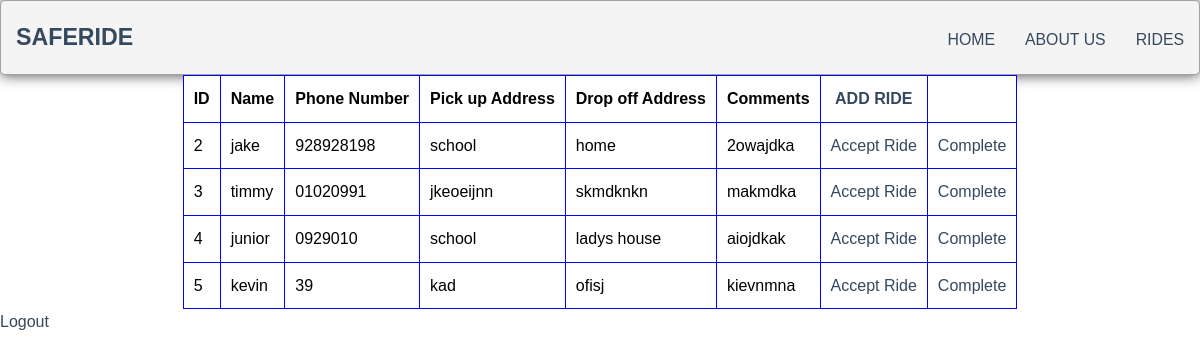
Page /ControlPanel (signed in) on the committed database.
### main.py (models this page shows)
class Rides(db.Model):
    id = db.Column(db.Integer, primary_key=True)
    name = db.Column(db.String(80))
    phone = db.Column(db.String(80))
    pickup = db.Column(db.String(80))
    dropoff = db.Column(db.String(80))
    comments = db.Column(db.String(80))

### main.py (the view)
@app.route('/ControlPanel')
@login_required
def driver():
    ride = Rides.query.all()
    return render_template("driver.html", ride=ride)

### main.py (called while the page is built)
@login_manager.user_loader
def user_loader(uid):
    user = Driver.query.get(uid)
    return user

### templates/driver.html (shortened to what this page needs)
{% extends "base.html" %}
{% block body %}
<table>
  <tr>
    <th>ID</th>
    <th>Name</th>
    <th>Phone Number</th>
    <th>Pick up Address</th>
    <th>Drop off Address</th>
    <th>Comments</th>
    <th><a href="/">ADD RIDE</a></th>
  </tr>
{% for i in ride %}
    <tr>
    <td>{{i.id}}</td>
    <td> {{i.name}}</td>
    <td> {{i.phone}}  </td>
    <td> {{i.pickup}}  </td>
    <td> {{i.dropoff}} </td>
    <td> {{i.comments}}  </td>
    <td><a href="/Accept/{{i.id}}">Accept Ride</a></td>
    <td><a href="/ControlPanel/{{i.id}}">Complete</a></td>
    </tr>
{% endfor %}
</table>
<a id="logout" href="/logout">Logout</a>
{% endblock %}

### templates/base.html (shortened to what this page needs)
<!DOCTYPE html>
<html lang="en">
<head>
</head>
<body>
<header class="header">
		<h1 class="logo"><a href="/">SafeRide</a></h1>
        <ul class="main-nav">
          <li><a href="/">Home</a></li>
          <li><a href="/AboutUs">About Us</a></li>
          <li><a href="/rides">Rides</a></li>
        </ul>
	</header>
    {% block body %}
    {% endblock %}
</body>
</html>

### templates/base.html (style rules this page uses)
* { box-sizing: border-box; }
body { font-family: 'Montserrat', sans-serif; line-height: 1.6; margin: 0; min-height: 100vh; }
ul { margin: 0; padding: 0; list-style: none; }
h2, h3, a { color: #34495e; }
a { text-decoration: none; }
.logo { margin: 0; font-size: 1.45em; }
.main-nav { margin-top: 5px; }
.logo a, .main-nav a { padding: 10px 15px; text-transform: uppercase; text-align: center; display: block; }
.main-nav a { color: #34495e; font-size: .99em; }
.header { padding-top: .5em; padding-bottom: .5em; border: 1px solid #a2a2a2; background-color: #f4f4f4; -webkit-box-shadow: 0px 0px 14px 0px rgba(0,0,0,0.75); -moz-box-shadow: 0px 0px 14px 0px rgba(0,0,0,0.75); box-shadow: 0px 0px 14px 0px rgba(0,0,0,0.75); -webkit-border-radius: 5px; -moz-border-radius: 5px; border-radius: 5px; }
@media (min-width: 769px) { .header, .main-nav { display: flex; } }
@media (min-width: 1025px) { .header { flex-direction: row; justify-content: space-between; } }

### templates/driver.html (style rules this page uses)
table { border-collapse: collapse; margin-left: auto; margin-right: auto; }
table, th, td { border: 1px solid blue; background-color:white; color:black; padding: 10px; }

### rows in the picture
Rides: id "2", name "jake", phone "928928198", pickup "school", dropoff "home", comments "2owajdka"
Rides: id "3", name "timmy", phone "01020991", pickup "jkeoeijnn", dropoff "skmdknkn", comments "makmdka"
Rides: id "4", name "junior", phone "0929010", pickup "school", dropoff "ladys house", comments "aiojdkak"
Rides: id "5", name "kevin", phone "39", pickup "kad", dropoff "ofisj", comments "kievnmna"
